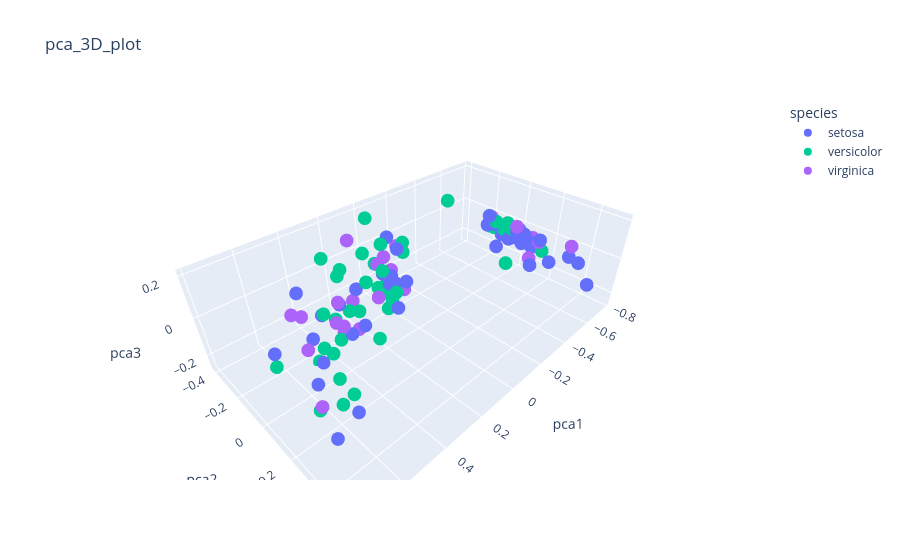

Notebook cell for this chart:
### Code cell
fig = px.scatter_3d(pcd,
    x='pca1',y='pca2',z='pca3',
    color='species',
    title='pca_3D_plot',
    # color_continuous_scale='RdBu'
)
fig.show()
